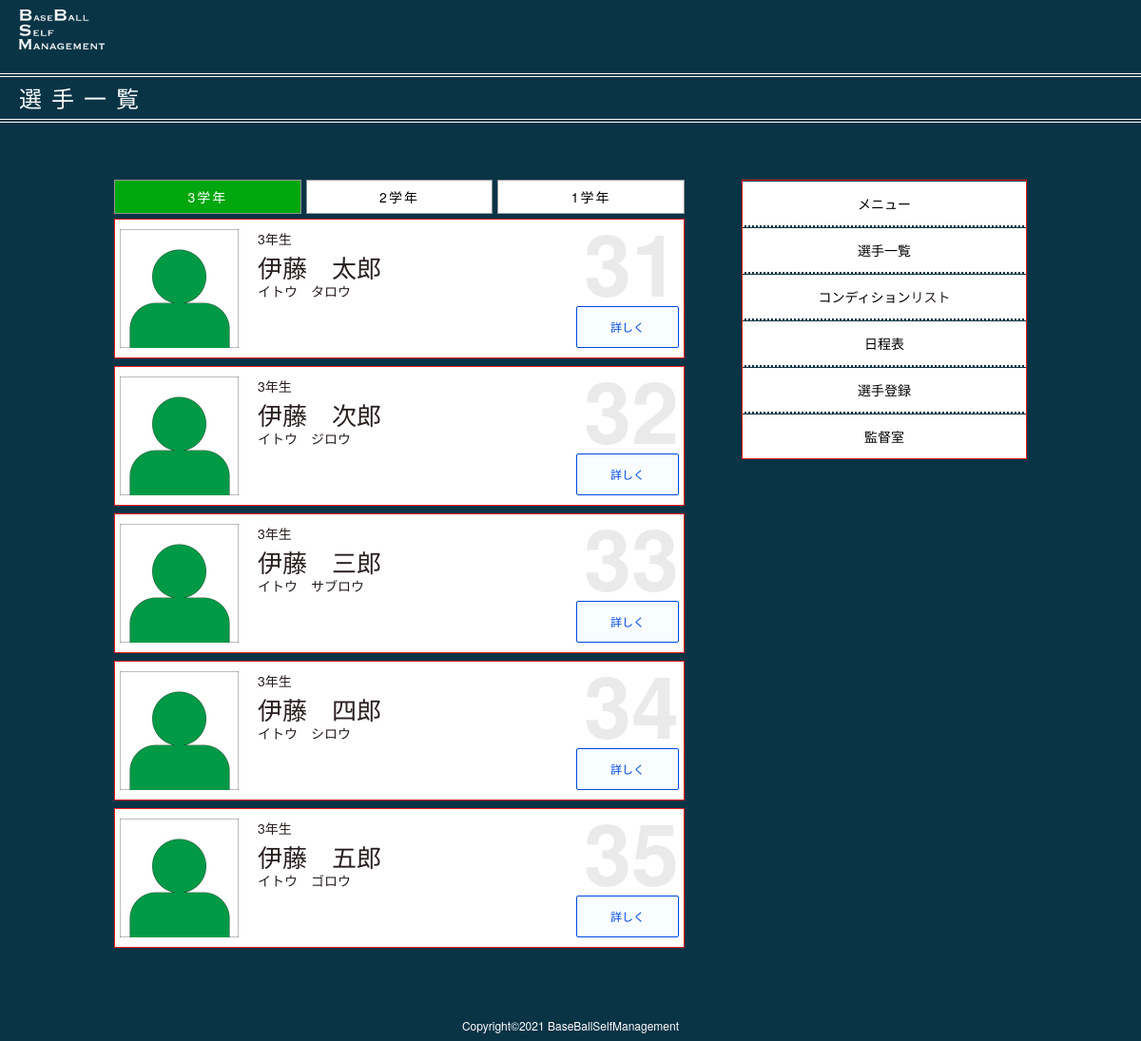
The app's page /pages/player/player_all.php?user_id=5 with its own data.
### tables this page shows
CREATE TABLE `player` (
  `id` int(32) NOT NULL,
  `user_id` int(11) DEFAULT NULL,
  `file_name` varchar(255) DEFAULT NULL,
  `file_path` varchar(255) DEFAULT NULL,
  `players_name` varchar(255) NOT NULL,
  `players_furigana` varchar(255) NOT NULL,
  `players_number` varchar(255) DEFAULT NULL,
  `school_year` varchar(255) NOT NULL,
  `position` varchar(255) DEFAULT NULL,
  `position_sub` varchar(255) DEFAULT NULL,
  `introduce` varchar(255) DEFAULT NULL,
  `insert_time` datetime NOT NULL DEFAULT CURRENT_TIMESTAMP,
  `update_time` datetime NOT NULL DEFAULT CURRENT_TIMESTAMP ON UPDATE CURRENT_TIMESTAMP
);

### model/DB.php (called while the page is built, shortened)
<?php
function connect() {
  $host = DB_HOST;
  $db   = DB_NAME;
  $user = DB_USER;
  $pass = DB_PASS;
  $dsn = "mysql:host=$host;dbname=$db;charaset=utf8";
  try {
    $pdo = new PDO($dsn, $user, $pass, [
      PDO::ATTR_ERRMODE => PDO::ERRMODE_EXCEPTION,
      PDO::ATTR_DEFAULT_FETCH_MODE => PDO::FETCH_ASSOC
    ]);
    return $pdo;
  } catch(PDOException $e) {
    echo "接続失敗です";
    exit ($e->getMessage());
  }
}

### model/Player.php (called while the page is built, shortened)
<?php
require_once('DB.php');
class Player
{
  public static function getPlayerAll($user_id)
  {
    $sql = "SELECT
    p.id,
    p.file_name,
    p.file_path,
    p.players_name,
    p.players_furigana,
    p.players_number,
    p.school_year
    FROM  player AS p
    INNER JOIN  users AS u
    ON p.user_id = u.id
    WHERE p.user_id = ?";
    $arr = [];
    $arr[] = $user_id;
    try {
      $stmt = connect()->prepare($sql);
      $stmt->execute($arr);
      $result_player_all = $stmt->fetchAll();
      return $result_player_all;
    } catch (\Exeception $e) {
      return $result_player_all;
    }
  }
}

### model/function.php (called while the page is built, shortened)
<?php
 function h($str) {
   return htmlspecialchars($str, ENT_QUOTES, 'UTF-8');
 }
?>

### pages/player/player_all.php (the view, shortened to what this page needs)
<?php
require_once('../../model/Player.php');
require_once('../../model/function.php');
$result_player_all = Player::getPlayerAll($_GET['user_id']);
?>
<!DOCTYPE html>
<html lang="ja">
<head>
  <link rel="stylesheet" href="../../assets/css/common/header.css" />
  <link rel="stylesheet" href="../../assets/css/common/footer.css" />
  <link rel="stylesheet" href="../../assets/css/common/sidebar.css" />
  <link rel="stylesheet" href="../../assets/css/common/title.css" />
  <link rel="stylesheet" href="../../assets/css/reset.css" />
  <link rel="stylesheet" href="../../assets/css/player/player_all.css" />
</head>
<body>
  <div class="wrapper wrapper_other">
    <?php require("../common/header_dark.php") ?>
    <div class="playerAll">
      <?php $title = "選手一覧";
      require("../common/title_dark.php"); ?>
      <div class="playerAll_wrapper">
        <article class="playerAll_container">
          <ul class="tab_list">
            <li class="tab_item">
              <a href="#" id="" class="tab_button js-tab_button is-active" data-id="tab_third">3学年</a>
            </li>
            <li class="tab_item">
              <a href="#" id="" class="tab_button js-tab_button" data-id="tab_second">2学年</a>
            </li>
            <li class="tab_item">
              <a href="#" id="" class="tab_button js-tab_button" data-id="tab_first">1学年</a>
            </li>
          </ul>
          <ul id="tab_third" class="playerAll_list js-tab_target is-active">
            <?php foreach ($result_player_all as $column) : ?>
              <?php if ($column['school_year'] == 3) : ?>
                <li class="playerAll_item">
                  <img class="playerInfo_face" src="<?= $column['file_name'] ? $column['file_path'] : "../../assets/img/player_face.jpg"; ?>" alt="" width="90" height="90" />
                  <div class="playerInfo_wrap">
                    <p class="playerInfo_schoolyear"><?= h($column['school_year']); ?>年生</p>
                    <p class="playerInfo_name"><?= h($column['players_name']); ?></p>
                    <p class="playerInfo_furigana"><?= h($column['players_furigana']); ?></p>
                  </div>
                  <span class="playerInfo_num"><?= h($column['players_number']); ?></span>
                  <a class="playerInfo_link" href="../../pages/player/player.php?id=<?php echo $column['id'] ?>">詳しく</a>
                </li>
              <?php endif; ?>
            <?php endforeach; ?>
          </ul>
        </article>
        <?php require("../common/sidebar_dark.php"); ?>
      </div>
    </div>
    <?php require("../common/footer_dark.php"); ?>
  </div>
</body>
</html>

### assets/css/common/header.css (style rules this page uses)
.wrapper { min-height: 100vh; position: relative; padding-bottom: 33px; }
.wrapper_other { padding-bottom: 83px; }

### assets/css/player/player_all.css (style rules this page uses)
body { background-color: rgb(9, 52, 70); }
.wrapper { background-color: rgb(9, 52, 70); }
.playerAll { padding: 15px 0; }
.tab_list { display: flex; width: 90%; margin: 0 auto 5px; }
.tab_item:not(:last-of-type) { margin-right: 5px; }
.tab_item { flex-grow: 1; border: solid 1px rgb(148, 148, 148); background-color: rgb(255, 255, 255); }
.tab_item:first-of-type { border-left: solid 1px rgb(148, 148, 148); }
.tab_button { display: block; padding: 10px 0; font-size: 1.4rem; letter-spacing: 2px; text-align: center; transition: background-color 0.5s; }
.tab_button.is-active { background-color: rgb(0, 167, 14); color: #fff; }
.playerAll_list { display: none; flex-wrap: wrap; justify-content: center; }
.playerAll_list.is-active { display: flex; flex-wrap: wrap; justify-content: center; }
.playerAll_item:not(:last-of-type) { margin-bottom: 8px; }
.playerAll_item { position: relative; display: flex; width: 90%; background-color: #fff; border: 1px solid rgb(241, 28, 28); padding: 10px 5px; }
.playerInfo_wrap { margin-left: 10px; padding: 3px 0; }
.playerInfo_schoolyear { margin-bottom: 8px; }
.playerInfo_name { font-size: 1.6rem; margin-bottom: 5px; z-index: 1; }
.playerInfo_link { position: absolute; bottom: 10px; right: 5px; padding: 5px 15px; border: 1px solid; border-radius: 2px; background-color: rgb(231, 248, 253, 0.3); color: rgb(0, 71, 225); transition: background-color .3s; }
.playerInfo_num { position: absolute; top: 0; right: 5px; color: rgba(53, 53, 52, 0.1); font-size: 7rem; font-weight: 900; }
@media (min-width: 960px) { .tab_list { max-width: 600px; width: 100%; } }
@media (min-width: 960px) { .playerAll_wrapper { display: flex; justify-content: space-between; margin: 0 auto; width: 960px; } }
@media (min-width: 960px) { .playerAll_container { width: 600px; } }
@media (min-width: 960px) { .playerAll_list { display: none; flex-wrap: wrap; justify-content: center; } }
@media (min-width: 960px) { .playerAll_list.is-active { display: flex; flex-wrap: wrap; justify-content: center; } }
@media (min-width: 960px) { .playerAll_item { position: relative; display: flex; width: 100%; background-color: #fff; border: 1px solid rgb(241, 28, 28); padding: 10px 5px; } }
@media (min-width: 960px) { .playerInfo_face { width: 125px; height: 125px; } }
@media (min-width: 960px) { .playerInfo_wrap { margin-left: 20px; } }
@media (min-width: 960px) { .playerInfo_schoolyear { font-size: 1.4rem; margin-bottom: 10px; } }
@media (min-width: 960px) { .playerInfo_name { font-size: 2.6rem; } }
@media (min-width: 960px) { .playerInfo_furigana { font-size: 1.4rem; } }
@media (min-width: 960px) { .playerInfo_link { padding: 15px 35px; font-size: 1.2rem; } }
@media (min-width: 960px) { .playerInfo_num { font-size: 9rem; } }

### records on screen
player: file_path (picture), school_year "3", players_name "伊藤 太郎", players_furigana "イトウ タロウ"
player: file_path (picture), school_year "3", players_name "伊藤 次郎", players_furigana "イトウ ジロウ"
player: file_path (picture), school_year "3", players_name "伊藤 三郎", players_furigana "イトウ サブロウ"
player: file_path (picture), school_year "3", players_name "伊藤 四郎", players_furigana "イトウ シロウ"
player: file_path (picture), school_year "3", players_name "伊藤 五郎", players_furigana "イトウ ゴロウ"

### other values on screen
$title "選手一覧"
